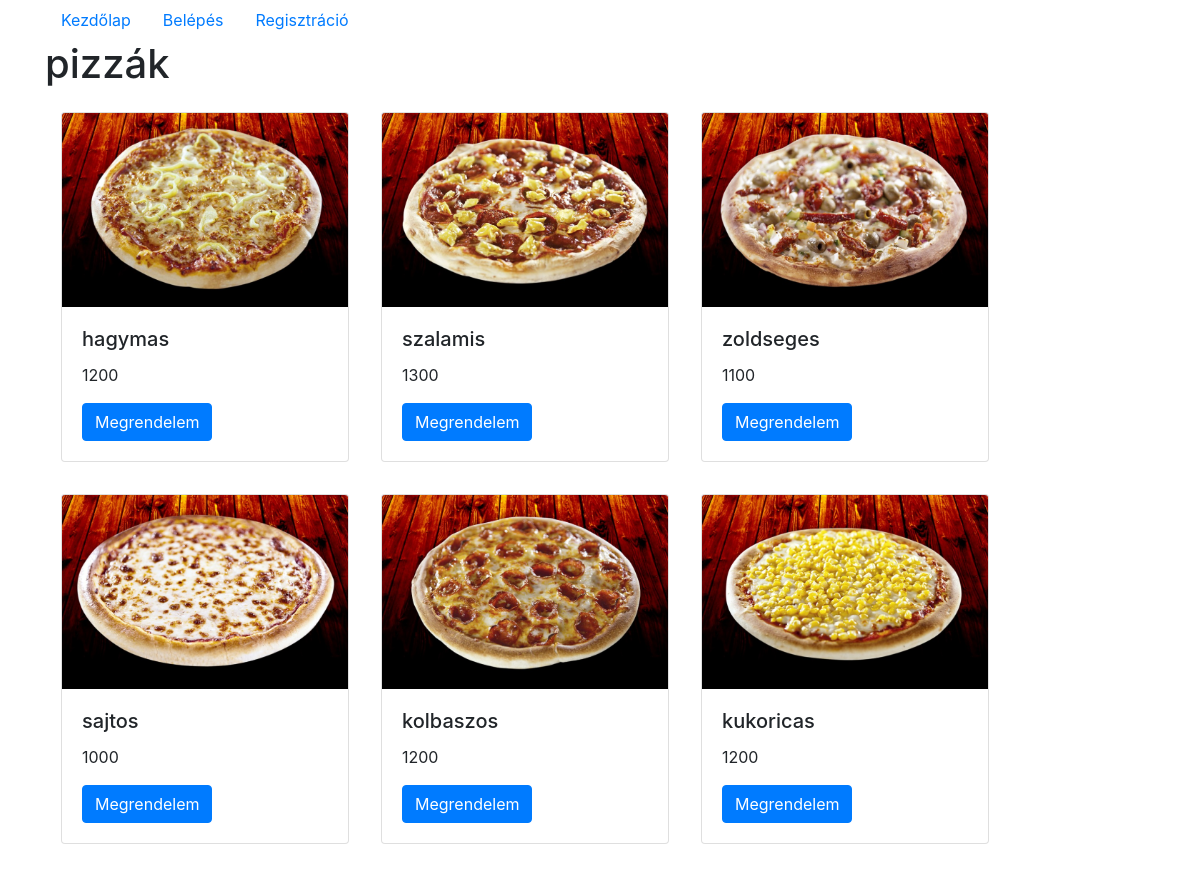
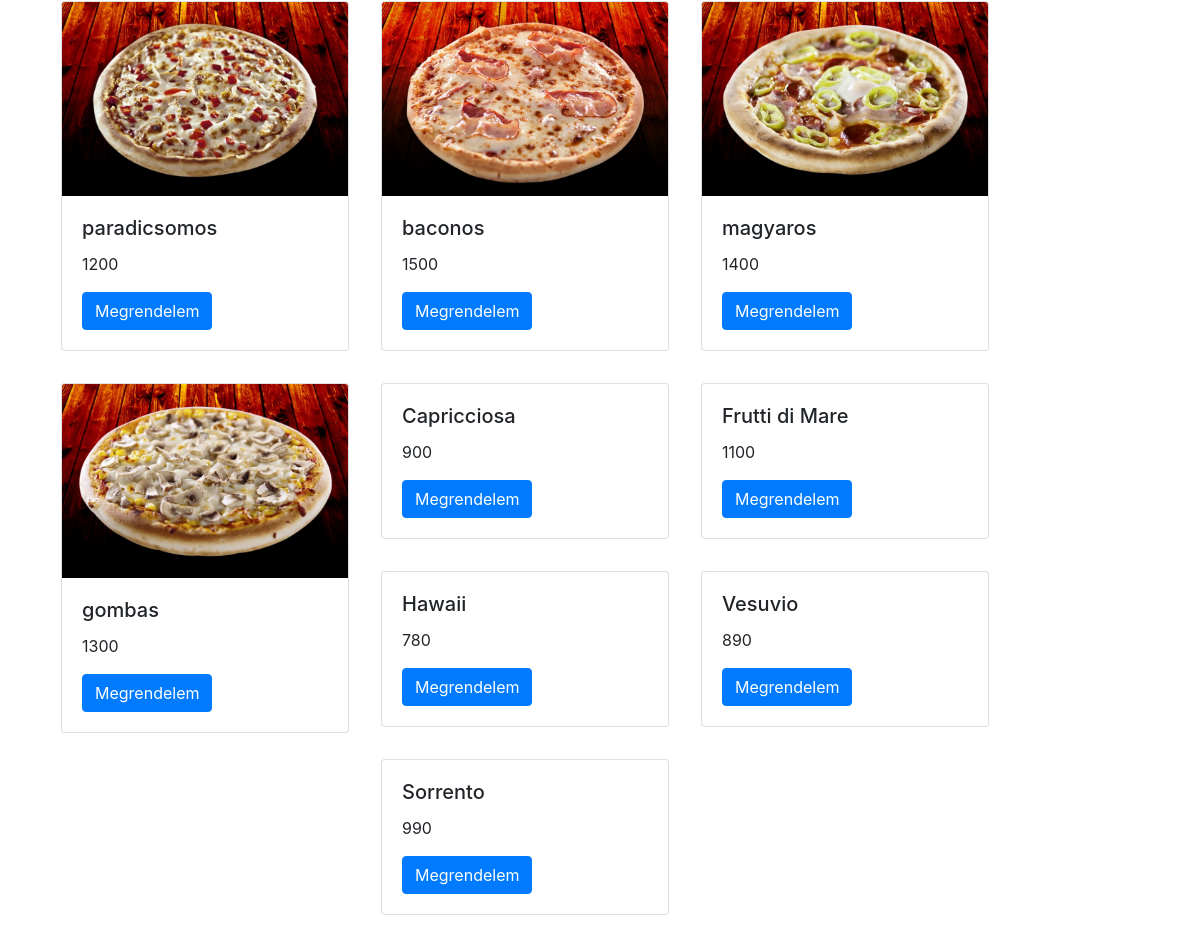
The page / on the database its author committed (2 pictures, top to bottom).
### tables this page shows
CREATE TABLE `termek` (
  `tazon` int(11) NOT NULL,
  `nev` varchar(30) NOT NULL,
  `ar` decimal(10,0) NOT NULL,
  `kep` varchar(30) DEFAULT NULL,
  `kazon` int(11) NOT NULL COMMENT 'Kategória azonosító'
);

### lista.php (the view)
<h1>pizzák</h1>
<?php
$sql = "SELECT `tazon`,`nev`,`ar`,`kep` FROM `termek`  WHERE `kazon`= 1";
if($result = $conn->query($sql)){
    if($result->num_rows > 0){
        while ($row = $result->fetch_assoc()){
            echo '<div class="card" style="width: 18rem; float:left; margin: 1rem">';
            if($row["kep"] != null){
                echo '<img src="images\\'.$row["kep"].'" class="card-img-top" alt="images\\'.$row["kep"].'">';
            }
            echo '<div class="card-body">
                    <h5 class="card-title">'.$row["nev"].'</h5>
                <p class="card-text">'.$row["ar"].'</p>
                <button type="submit" class="btn btn-primary" value="'.$row["tazon"].'">Megrendelem</button>
              </div>
            </div>';
        }
    }
} else {
    echo 'Sikertelen lekérdezés';
}

### index.php (shortened to what this page needs)
<?php
$menu = filter_input(INPUT_GET, "menu", FILTER_SANITIZE_STRING);
$login = isset($_SESSION["login"])?$_SESSION["login"]:false;
?>
<!DOCTYPE html>
<html lang="hu">
    <head>
        <link rel="stylesheet" href="bootstrap-4.5.3-dist/css/bootstrap.min.css" />
        <link rel="stylesheet" href="php_osszefoglalo.css" />
    </head>
    <body>
        <div class="container">
        <header>
            <ul class="nav">
                <li class="nav-item">
                    <a class="nav-link <?php echo $menu=="home"?"active":""; ?>" href="index.php?menu=home">Kezdőlap</a>
                </li>
<?php
        if(!$login){
            ?>
                <li class="nav-item">
                    <a class="nav-link <?php echo $menu=="bejelentkezes"?"active":""; ?>" href="index.php?menu=bejelentkezes">Belépés</a>
                </li>
                <li class="nav-item">
                    <a class="nav-link <?php echo $menu=="regisztracio"?"active":""; ?>" href="index.php?menu=regisztracio">Regisztráció</a>
                </li>
                <?php
        } else {
        ?>
                <li class="nav-item">
                    <a class="nav-link <?php echo $menu=="kilepes"?"active":""; ?>" href="index.php?menu=kilepes">Kilépés</a>
                </li>
                <?php
        }
        ?>
              </ul>
        </header>
        <?php
        require_once './kontroller.php';
        ?>
        </div>
    </body>
</html>

### kontroller.php (shortened to what this page needs)
<?php
switch ($menu) {
    default:
        require_once 'lista.php';
        break;
}

### rows shown on the page
termek: kep (picture), nev "hagymas", ar "1200", $row["tazon"] 1 (drawn)
termek: kep (picture), nev "szalamis", ar "1300", $row["tazon"] 2 (drawn)
termek: kep (picture), nev "zoldseges", ar "1100", $row["tazon"] 3 (drawn)
termek: kep (picture), nev "sajtos", ar "1000", $row["tazon"] 4 (drawn)
termek: kep (picture), nev "kolbaszos", ar "1200", $row["tazon"] 5 (drawn)
termek: kep (picture), nev "kukoricas", ar "1200", $row["tazon"] 6 (drawn)
termek: kep (picture), nev "paradicsomos", ar "1200", $row["tazon"] 7 (drawn)
termek: kep (picture), nev "baconos", ar "1500", $row["tazon"] 8 (drawn)
termek: kep (picture), nev "magyaros", ar "1400", $row["tazon"] 9 (drawn)
termek: kep (picture), nev "gombas", ar "1300", $row["tazon"] 10 (drawn)
termek: nev "Capricciosa", ar "900", $row["tazon"] 16 (drawn)
termek: nev "Frutti di Mare", ar "1100", $row["tazon"] 17 (drawn)
termek: nev "Hawaii", ar "780", $row["tazon"] 18 (drawn)
termek: nev "Vesuvio", ar "890", $row["tazon"] 19 (drawn)
termek: nev "Sorrento", ar "990", $row["tazon"] 20 (drawn)
